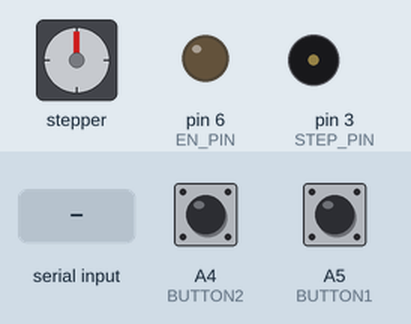
Simulated run of this sketch. Board: Arduino Micro, built with avr-gcc and run on an emulated ATmega32U4. Shown: stepper motor, output pins drawn as LEDs (lit = HIGH), buzzer (waves = sounding). Wiring (inferred from the names in the program): stepper motor driver (400 steps per turn assumed): step pin 3; direction pin 2. The inputs (shaded band) are chosen by the test bench; at power-on: A5 (BUTTON1) HIGH, A4 (BUTTON2) HIGH. USB keyboard and mouse output is not drawn; pins used as bus, display or sensor lines are not drawn.

Above: at 1.2 s.
1.3 s: A5 (BUTTON1) pulled LOW for 3.2 s
At 4.7 s:
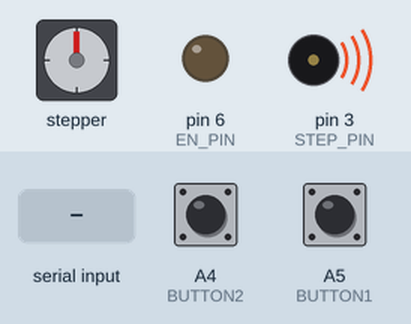
6.0 s: A5 (BUTTON1) pulled LOW for 0.15 s
At 7.0 s:
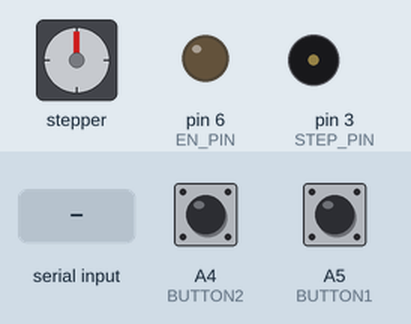
7.6 s: "1" received over Serial
At 8.2 s:
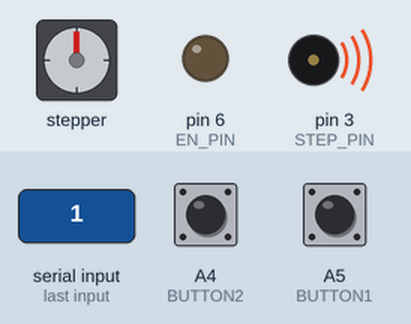
Timing chart, 0 to 10.6 s (numbered marks = the images above; inputs shaded):
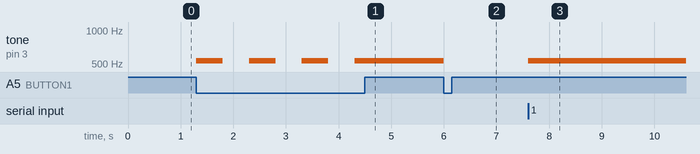

Measured:
- after the input at 1.3 s, tone on pin 3 (STEP_PIN): alternates 533 Hz for 0.50 s and silent for 0.50 s, 7 changes in all, then stays 533 Hz, starting at once
- after the input at 6.0 s, tone on pin 3 (STEP_PIN): 533 Hz → silent at once
- after the input at 7.6 s, tone on pin 3 (STEP_PIN): silent → 533 Hz at once

The sketch:

stepper.ino
```cpp
#include <arduino.h>
#include <keyboard.h>
#define DIR_PIN 2
#define STEP_PIN 3
#define EN_PIN 6
#define MS3 4
#define MS2 5
#define MS1 7
#define BUTTON1 A5
#define BUTTON2 A4

const byte seconds_per_rev = 12;
const int full_steps_per_rev = 400;
int microstepping = 16;
int steps_per_second = microstepping * full_steps_per_rev / seconds_per_rev;
unsigned long button1_debounce = 0;
unsigned long button2_debounce = 0;
bool running = false;

void setup(){
  Serial.begin(115200);
  Keyboard.begin();
  pinMode(STEP_PIN,OUTPUT);
  pinMode(DIR_PIN,OUTPUT);
  pinMode(BUTTON1, INPUT_PULLUP);
  pinMode(BUTTON2, INPUT_PULLUP);
  pinMode(MS1,OUTPUT);
  pinMode(MS2,OUTPUT);
  pinMode(MS3,OUTPUT);
  digitalWrite(MS1,HIGH);
  digitalWrite(MS2,HIGH);
  digitalWrite(MS3,HIGH);
}

void startRotation(){
  pinMode(EN_PIN, OUTPUT); //enable the pin to pull it down
  running = true;
  tone(STEP_PIN,steps_per_second);
  //acceleration profile
  // int maxSpeed = steps_per_second; //steps per second (Hz)
  // //get to max speed in 80ms
  // for(int i=1;i<=8;i++){
  //   int currentSpeed = maxSpeed * i / 8;
  //   NewTone(STEP_PIN,currentSpeed);
  //   delay(10);
  // }
}
void stopRotation(){
  pinMode(EN_PIN, INPUT); //back to open-drain
  running=false;
  noTone(STEP_PIN);
}
void reverseDirection(){
  digitalWrite(DIR_PIN, !digitalRead(DIR_PIN));
}
void loop(){
  while (Serial.available() > 0) {
    char inChar = Serial.read(); // Read single available character, there may be more waiting
    switch(inChar){
      case '0': stopRotation();
                break;
      case '1': startRotation();
                break;
      case '2': reverseDirection();
                break;
      }
    }
  //poll the buttons
  if(!digitalRead(BUTTON1) && millis()>button1_debounce+500){
    button1_debounce=millis();
    if(!running){
      startRotation();
    }else{
      stopRotation();
    }
  }
  if(!digitalRead(BUTTON2) && millis()>button2_debounce+500){
    button2_debounce=millis();
    Keyboard.write(KEY_F10);
  }
}
```
